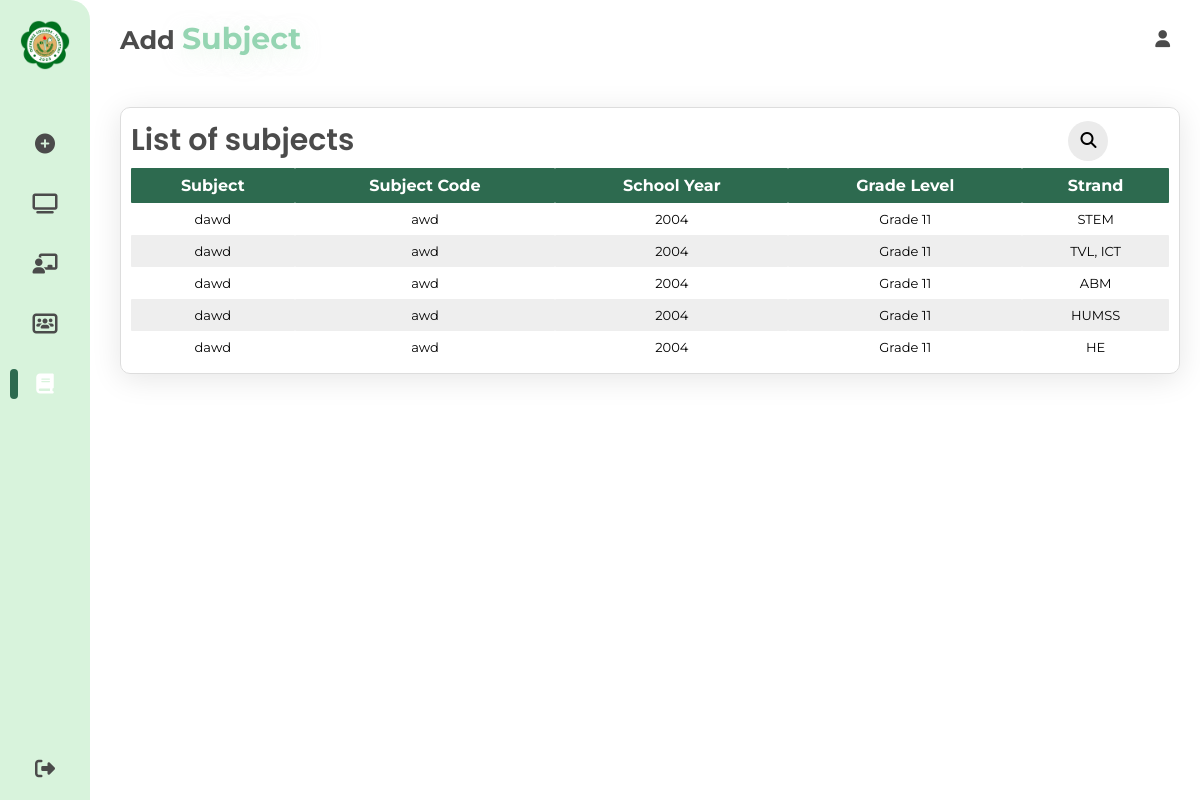
Screenshot of /userSubject.php (signed in) with the database file from the repository.
### tables this page shows
CREATE TABLE `subjects` (
  `id` int(11) NOT NULL,
  `subject_name` varchar(255) NOT NULL,
  `subject_code` varchar(255) NOT NULL,
  `school_year` varchar(255) NOT NULL,
  `grade_level` varchar(255) NOT NULL,
  `strand` varchar(255) NOT NULL,
  `status` enum('done','in_progress') DEFAULT NULL
);

### userSubject.php (the view, shortened to what this page needs)
<?php
include('connect.php');
$sql = "SELECT * FROM subjects";
$result = $conn->query($sql);
if (isset($_GET['search'])) {
  $searchTerm = $_GET['search'];
  $result = searchTeachers($conn, $searchTerm);
} else {
  $sql = "SELECT * FROM subjects";
  $result = $conn->query($sql);
}
?>
<!DOCTYPE html>
<html lang="en">
<head>
  <link rel="stylesheet" href="subject.css" />
  <link rel="stylesheet" href="https://cdnjs.cloudflare.com/ajax/libs/font-awesome/6.5.1/css/all.min.css" />
</head>
<body>
  <div class="container">
    <nav>
      <div class="logo">
        <img src="./img/olivarez-college-tagaytay-logo.png" alt="" />
      </div>
      <ul>
        <li class="list-items">
          <a href="./userGenerate.php"><i class="fa-solid fa-circle-plus"></i><span class="nav-lists">Generate Schedule</span></a>
        </li>
        <li class="list-items">
          <a href="./userDashboard.php"><i class="fa-solid fa-tv"></i><span class="nav-lists">Dashboard</span></a>
        </li>
        <li class="list-items">
          <a href="./userTeacher.php"><i class="fa-solid fa-chalkboard-user"></i><span class="nav-lists">Teachers</span></a>
        </li>
        <li class="list-items">
          <a href="./userSection.php"><i class="fa-solid fa-users-rectangle"></i><span class="nav-lists">Sections</span></a>
        </li>
        <li class="list-items">
          <a href="./userSubject.php" class="active"><i class="fa-solid fa-book"></i><span class="nav-lists">Subjects</span></a>
        </li>
        <li>
          <a class="logout"><i class="fa-solid fa-right-from-bracket"></i><span class="nav-lists">Logout</span></a>
        </li>
      </ul>
    </nav>
    <section class="main-content">
      <div class="main-logo">
        <h1>Add <span>Subject</span></h1>
        <i class="fa-solid fa-user"></i>
      </div>
      <div class="subject-table">
        <div class="table-header">
          <span>List of subjects</span>
          <div class="table-search">
            <form class="search-container">
              <input id="search-box" type="text" class="search-box" name="" />
              <label for="search-box"><i class="fa-solid fa-magnifying-glass search-icon"></i></label>
            </form>
          </div>
        </div>
        <div class="table-container">
          <table class="table">
            <thead>
              <tr>
                <th>Subject</th>
                <th>Subject Code</th>
                <th>School Year</th>
                <th>Grade Level</th>
                <th>Strand</th>
              </tr>
            </thead>
            <tbody st>
              <?php
              while ($row = $result->fetch_assoc()) {
                echo "<tr>";
                echo "<td>" . $row['subject_name'] . "</td>";
                echo "<td>" . $row['subject_code'] . "</td>";
                echo "<td>" . $row['school_year'] . "</td>";
                echo "<td>" . $row['grade_level'] . "</td>";
                echo "<td>" . $row['strand'] . "</td>";
                echo "</tr>";
              }
              ?>
            </tbody>
          </table>
        </div>
      </div>
    </section>
  </div>
</body>
</html>

### subject.css (style rules this page uses)
* { user-select: none; padding: 0; margin: 0; outline: none; box-sizing: border-box; }
body { background: #fff; overflow: hidden; }
.logo { margin: 20px 0 40px 20px; align-items: center; display: flex; transition: all 0, 5s ease; }
.logo img { cursor: pointer; height: 50px; width: 50px; right: 50px; }
nav a { text-decoration: none; color: #4b4b4b; font-size: 15px; width: 300px; padding: 10px; position: relative; display: table; font-family: "montserrat"; font-weight: 600; }
nav { z-index: 10000; border-top-right-radius: 20px; outline: none; text-decoration: none; background: #d8f3dc; font-family: "Montserrat"; height: 100vh; width: 90px; position: fixed; transition: width 0.2s linear; top: 0; bottom: 0; left: 0; overflow: hidden; }
.logout { bottom: 5px; position: absolute; cursor: pointer; }
nav i { position: relative; width: 70px; height: 40px; top: 14px; font-size: 20px; text-align: center; }
.active i { color: white; }
ul .list-items .active i::after { width: 8px; }
ul .list-items i::after { position: absolute; content: ""; top: 25%; left: 0; width: 0px; height: 75%; transform: translateY(-50%); background-color: #2d6a4f; border-radius: 5px; }
.container { display: flex; }
.main-content { position: relative; width: 100%; padding: 20px; margin-left: 100px; }
.main-content .main-logo { font-family: "montserrat"; font-size: 17px; font-weight: 600; width: 100%; display: flex; align-items: center; color: #4b4b4b; }
.main-content .main-logo i { right: 0; position: absolute; margin: 10px 30px; cursor: pointer; }
.main-content .main-logo span { color: #95d5b2; font-size: 30px; text-shadow: 0 5px 20px rgba(216, 243, 220, 0.5); }
.main-content form { display: flex; align-items: center; width: 100%; }
.subject-table { margin-top: 50px; width: 100%; padding: 10px; border-radius: 10px; border: 1px solid #dddddd; box-shadow: 0 5px 30px rgba(0, 0, 0, 0.1); }
.subject-table .table-header { display: flex; font-family: "poppins"; justify-content: space-between; align-items: center; }
.subject-table .table-header span { font-size: 30px; font-weight: 600; color: #4b4b4b; }
.subject-table .table-container { max-height: 58vh; overflow-y: scroll; margin-top: 5px; }
.subject-table table { width: 100%; font-family: "montserrat"; border-collapse: collapse; }
.subject-table table th, .subject-table table td { padding: 8px; text-align: center; border-radius: 1px; }
.subject-table table th { position: sticky; top: 0; background: #2d6a4f; color: #fff; }
.subject-table table td { font-size: 13px; }
.subject-table .table tbody tr:nth-of-type(even) { background-color: #eee; }
.search-box { transition: width 0.6s, border-radius 0.6s, background 0.6s, box-shadow 0.6s; width: 40px; height: 40px; border-radius: 20px; border: none; cursor: pointer; background: rgb(235, 235, 235); position: sticky; }
.search-box + label .search-icon { color: black; }
.search-icon { position: relative; left: -27px; color: white; cursor: pointer; }

### rows the page displays
subjects: subject_name "dawd", subject_code "awd", school_year "2004", grade_level "Grade 11", strand "STEM"
subjects: subject_name "dawd", subject_code "awd", school_year "2004", grade_level "Grade 11", strand "TVL, ICT"
subjects: subject_name "dawd", subject_code "awd", school_year "2004", grade_level "Grade 11", strand "ABM"
subjects: subject_name "dawd", subject_code "awd", school_year "2004", grade_level "Grade 11", strand "HUMSS"
subjects: subject_name "dawd", subject_code "awd", school_year "2004", grade_level "Grade 11", strand "HE"
